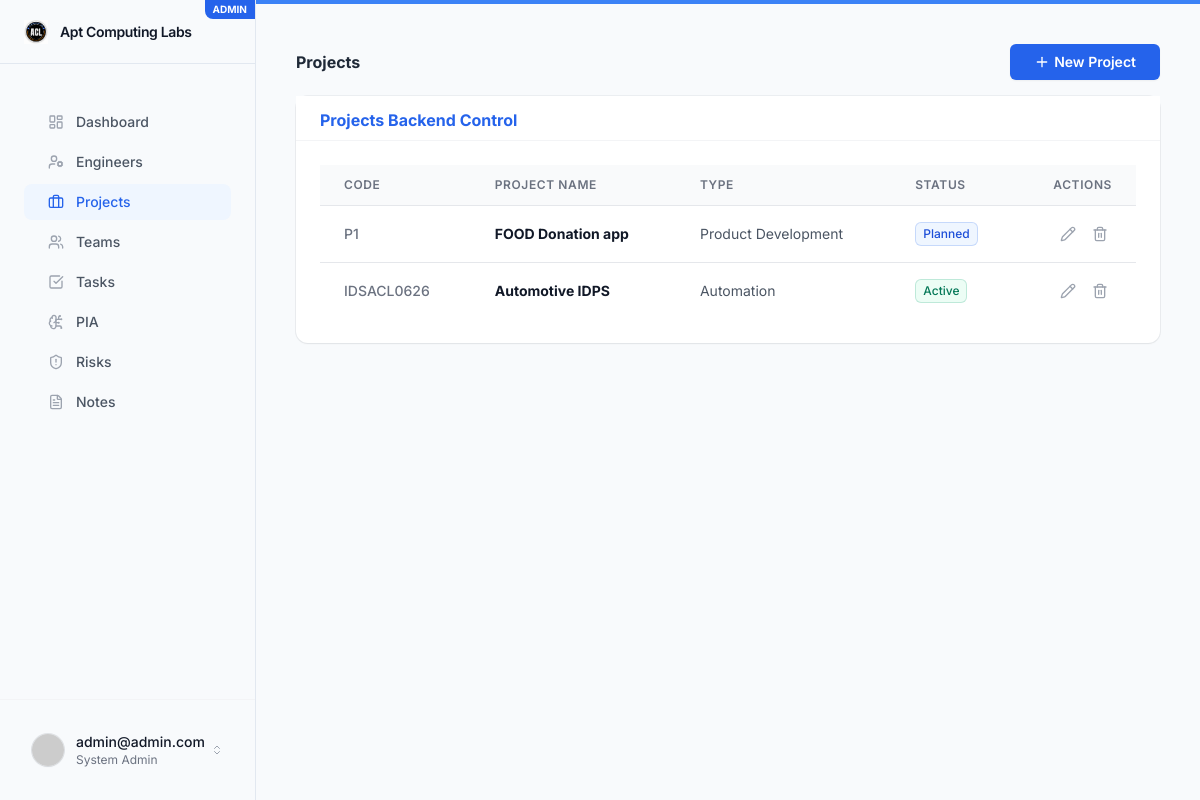
The app's page /projects/ (signed in), older data.
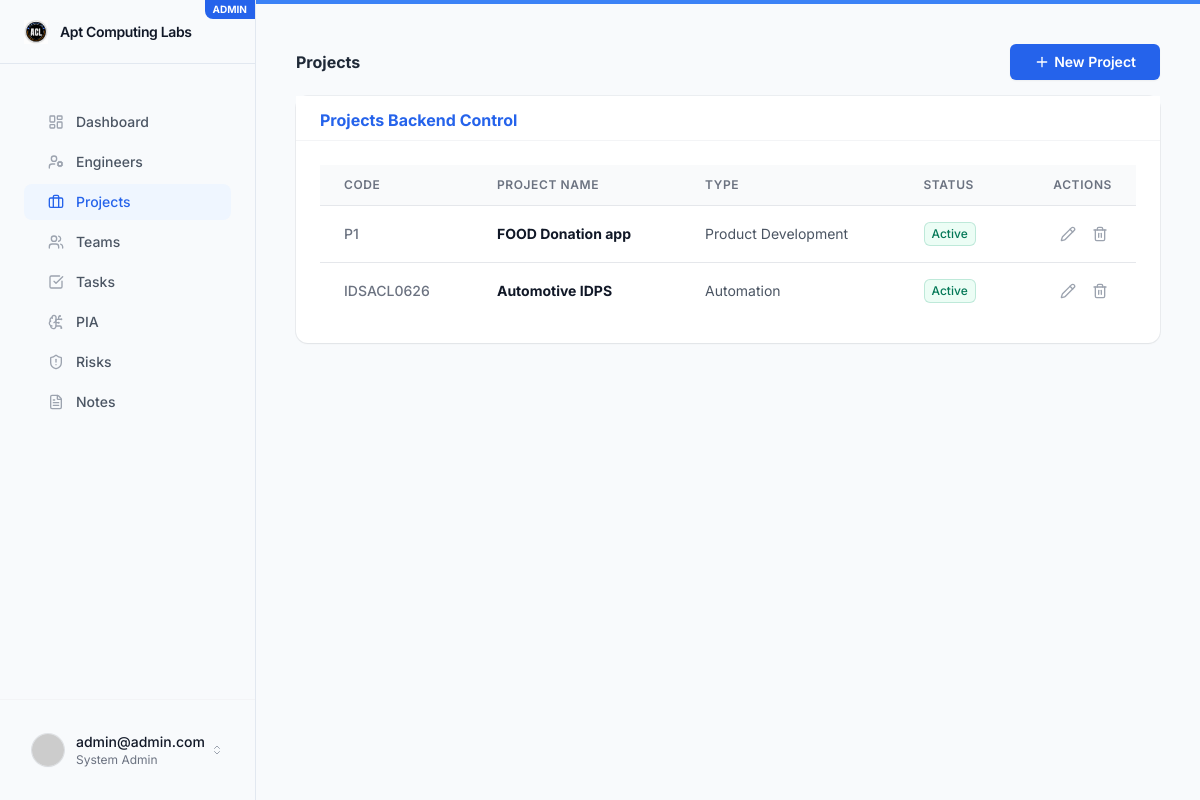
The same page, newer data.
### projects/models.py (models this page shows, shortened)
class Project(BaseModel):
    PROJECT_TYPES = [
        ('AUTOMATION', 'Automation'),
        ('PRODUCT', 'Product Development'),
        ('SECURITY', 'Cyber Security'),
        ('AI', 'AI Platform'),
        ('RESEARCH', 'Research'),
        ('INTERNAL', 'Internal'),
        ('AGENTIC_AI', 'Agentic AI'),
        ('AUTOMOTIVE', 'Automotive'),
    ]
    STATUS_CHOICES = [
        ('PLANNED', 'Planned'),
        ('ACTIVE', 'Active'),
        ('ON_HOLD', 'On Hold'),
        ('COMPLETED', 'Completed'),
        ('CANCELLED', 'Cancelled'),
    ]
    PRIORITY_CHOICES = [
        ('CRITICAL', 'Critical'),
        ('HIGH', 'High'),
        ('MEDIUM', 'Medium'),
        ('LOW', 'Low'),
    ]
    name = models.CharField(max_length=255)
    code = models.CharField(max_length=50, unique=True)
    description = models.TextField(blank=True)
    client = models.CharField(max_length=255, blank=True)
    category = models.CharField(max_length=100, blank=True)
    project_type = models.CharField(max_length=20, choices=PROJECT_TYPES)
    start_date = models.DateField(null=True, blank=True)
    end_date = models.DateField(null=True, blank=True)
    status = models.CharField(max_length=20, choices=STATUS_CHOICES, default='PLANNED')
    priority = models.CharField(max_length=20, choices=PRIORITY_CHOICES, default='MEDIUM')
    budget = models.DecimalField(max_digits=12, decimal_places=2, null=True, blank=True)
    github_url = models.URLField(blank=True, null=True, help_text="Link to GitHub repository")
    gdrive_url = models.URLField(blank=True, null=True, help_text="Link to Google Drive folder (containing Requirement, Design, Implementation, Testing, Deployment)")
    owner = models.ForeignKey(settings.AUTH_USER_MODEL, on_delete=models.SET_NULL, null=True, related_name='owned_projects')
    team = models.ForeignKey('teams.Team', on_delete=models.SET_NULL, null=True, blank=True, related_name='projects')
    attachments = GenericRelation('core.Attachment')
    def __init__(self, *args, **kwargs):
        super().__init__(*args, **kwargs)
        self._original_state = self._get_current_state()
    def _get_current_state(self):
        return {
            'name': self.__dict__.get('name'),
            'status': self.__dict__.get('status'),
            'priority': self.__dict__.get('priority'),
            'owner_id': self.__dict__.get('owner_id'),
            'budget': self.__dict__.get('budget'),
            'start_date': self.__dict__.get('start_date'),
            'end_date': self.__dict__.get('end_date'),
        }

### projects/views.py (the view)
# urls.py: path('', views.project_list, name='project_list'),
@login_required
def project_list(request):
    user = request.user
    if user.is_superuser or user.is_staff:
        projects = Project.objects.all()
    elif user.roles.filter(name='Project Manager').exists():
        projects = Project.objects.filter(owner=user)
    elif user.roles.filter(name='Architect').exists():
        projects = Project.objects.filter(
            Q(tasks__assignee=user) |
            Q(team__members__user=user)
        ).distinct()
    else:
        projects = Project.objects.filter(
            Q(tasks__assignee=user) |
            Q(team__members__user=user)
        ).distinct()
    projects = projects.order_by('-created_at')
    return render(request, 'projects/list.html', {'projects': projects})

### ai_assistant/permissions.py (called while the page is built)
def is_pia_system_admin(user):
    if not user.is_authenticated:
        return False
    if user.is_staff or user.is_superuser:
        return True
    return user.roles.filter(name='System Admin').exists()

### ai_assistant/templatetags/pia_permissions.py (called while the page is built)
@register.filter
def is_pia_system_admin_user(user):
    return is_pia_system_admin(user)

### templates/projects/list.html (shortened to what this page needs)
{% extends 'base.html' %}
{% block content %}
<div class="flex justify-between items-center mb-4">
    <h2 class="h3 mb-0 text-gray-800 font-bold">Projects</h2>
    {% if request.user.is_staff or request.user.is_superuser %}
    <a href="{% url 'project_create' %}" class="inline-flex items-center justify-center rounded-md bg-brand-600 px-6 py-2 text-sm font-semibold text-white shadow-soft hover:bg-brand-500 focus:outline-none focus:ring-2 focus:ring-brand-500 focus:ring-offset-2 transition-colors btn-sm"><i data-lucide="plus" class="w-4 h-4 mr-1"></i> New Project</a>
    {% endif %}
</div>
{% if request.user.is_staff or request.user.is_superuser %}
    <div class="bg-white shadow-soft ring-1 ring-gray-900/5 rounded-xl shadow-soft border-none mb-4">
        <div class="border-b border-gray-100 px-6 py-4 bg-white pt-3 pb-2 flex justify-between items-center border-bottom-0">
            <h6 class="m-0 font-bold text-brand-600">Projects Backend Control</h6>
        </div>
        <div class="p-6 p-0">
        <div class="overflow-x-auto">
            <table class="min-w-full divide-y divide-gray-200">
                <thead class="bg-gray-50">
                    <tr>
                        <th scope="col" class="px-6 py-3 text-left text-xs font-semibold text-gray-500 uppercase tracking-wider">Code</th>
                        <th scope="col" class="px-6 py-3 text-left text-xs font-semibold text-gray-500 uppercase tracking-wider">Project Name</th>
                        <th scope="col" class="px-6 py-3 text-left text-xs font-semibold text-gray-500 uppercase tracking-wider">Type</th>
                        <th scope="col" class="px-6 py-3 text-left text-xs font-semibold text-gray-500 uppercase tracking-wider">Status</th>
                        <th scope="col" class="px-6 py-3 text-right text-xs font-semibold text-gray-500 uppercase tracking-wider">Actions</th>
                    </tr>
                </thead>
                <tbody class="bg-white divide-y divide-gray-200">
                    {% for project in projects %}
                    <tr class="hover:bg-brand-50/50 transition-colors">
                        <td class="px-6 py-4 whitespace-nowrap text-sm font-medium text-gray-500">{{ project.code }}</td>
                        <td class="px-6 py-4 whitespace-nowrap text-sm font-bold text-gray-900">{{ project.name }}</td>
                        <td class="px-6 py-4 whitespace-nowrap text-sm text-gray-600">{{ project.get_project_type_display }}</td>
                        <td class="px-6 py-4 whitespace-nowrap text-sm">
                            <span class="inline-flex items-center rounded-md px-2 py-1 text-xs font-medium ring-1 ring-inset {% if project.status == 'ACTIVE' %}bg-emerald-50 text-emerald-700 ring-emerald-600/20{% elif project.status == 'PLANNED' %}bg-brand-50 text-brand-700 ring-brand-600/20{% else %}bg-gray-50 text-gray-600 ring-gray-500/10{% endif %}">
                                {{ project.get_status_display }}
                            </span>
                        </td>
                        <td class="px-6 py-4 whitespace-nowrap text-right text-sm font-medium">
                            <div class="flex justify-end gap-2">
                                <a href="{% url 'project_update' project.pk %}" class="text-gray-400 hover:text-brand-600 transition-colors p-1" title="Edit Project"><i data-lucide="pencil" class="w-4 h-4"></i></a>
                                <a href="{% url 'project_delete' project.pk %}" class="text-gray-400 hover:text-red-600 transition-colors p-1 inline-block" title="Delete Project"><i data-lucide="trash-2" class="w-4 h-4"></i></a>
                            </div>
                        </td>
                    </tr>
                    {% empty %}
                    <tr><td colspan="5" class="px-6 py-12 text-center text-sm text-gray-500 font-medium">No projects available.</td></tr>
                    {% endfor %}
                </tbody>
            </table>
        </div>
        </div>
    </div>
{% endif %}
{% endblock %}

Row changes from the older to the newer data that the page shows:
changed Project "FOOD Donation app": status "Planned" → "Active"
